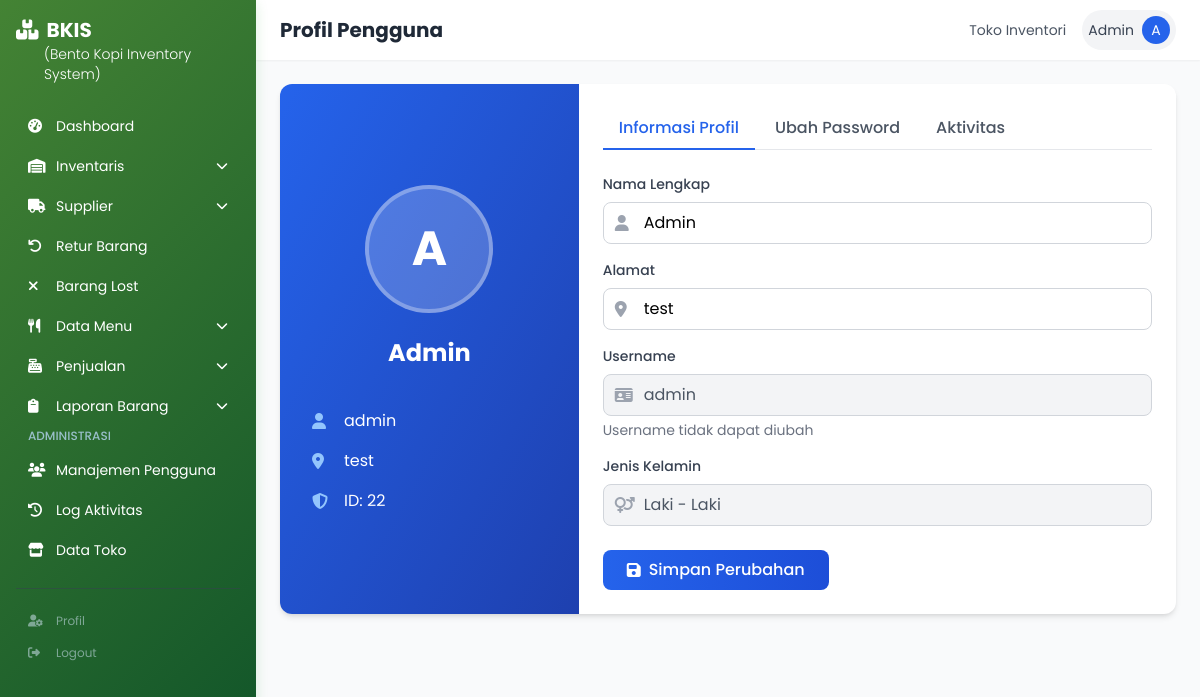
Page /profile.php (signed in) on the committed database.
### tables this page shows
CREATE TABLE `data_toko` (
  `id_toko` int(11) NOT NULL,
  `nama_toko` varchar(100) DEFAULT NULL,
  `alamat` text DEFAULT NULL,
  `kontak` varchar(50) DEFAULT NULL,
  `email` varchar(100) DEFAULT NULL,
  `website` varchar(100) DEFAULT NULL,
  `deskripsi` text DEFAULT NULL,
  `logo` varchar(255) DEFAULT NULL
);

CREATE TABLE `users` (
  `id_user` int(11) NOT NULL,
  `username` varchar(50) NOT NULL,
  `password` varchar(255) NOT NULL,
  `role_id` int(11) DEFAULT NULL,
  `nama_lengkap` varchar(100) NOT NULL,
  `jenis_kelamin` enum('Laki - Laki','Perempuan') DEFAULT NULL,
  `alamat_user` varchar(255) DEFAULT NULL,
  `no_tlp_user` int(15) DEFAULT NULL,
  `tanggal_daftar` datetime NOT NULL DEFAULT current_timestamp()
);

### profile.php (the view, shortened to what the rows shown need)
<?php
$pageTitle = "Profil Pengguna";
require_once 'includes/header.php';
$user_id = $_SESSION['user_id'];
$user = getUsers($user_id);
?>
<div class="bg-white rounded-xl shadow-md overflow-hidden mb-6">
    <div class="md:flex">
        <div class="md:w-1/3 bg-gradient-to-br from-blue-600 to-blue-800 p-8 text-white">
            <div class="flex flex-col items-center justify-center h-full">
                <div class="w-32 h-32 rounded-full bg-white/20 flex items-center justify-center border-4 border-white/30 mb-6">
                    <span class="text-5xl font-bold"><?= strtoupper(substr($user['nama_lengkap'], 0, 1)) ?></span>
                </div>
                <h2 class="text-2xl font-bold text-center mb-2"><?= $user['nama_lengkap'] ?></h2>
                <div class="w-full mt-8">
                    <div class="flex items-center mb-4">
                        <i class="fas fa-user w-6 text-blue-300"></i>
                        <span class="ml-2"><?= $user['username'] ?></span>
                    </div>
                    <?php if (isset($user['alamat_user']) && !empty($user['alamat_user'])): ?>
                    <div class="flex items-center mb-4">
                        <i class="fas fa-map-marker-alt w-6 text-blue-300"></i>
                        <span class="ml-2"><?= $user['alamat_user'] ?></span>
                    </div>
                    <?php endif; ?>
                    <div class="flex items-center">
                        <i class="fas fa-shield-alt w-6 text-blue-300"></i>
                        <span class="ml-2">ID: <?= $user['id_user'] ?></span>
                    </div>
                </div>
            </div>
        </div>
        <div class="md:w-2/3 p-6">
            <div class="tab-content mt-6">
                <div id="profile-tab" class="tab-pane active">
                    <form method="POST" action="" class="space-y-6">
                        <div class="space-y-4">
                            <div>
                                <div class="relative">
                                    <div class="absolute inset-y-0 left-0 pl-3 flex items-center pointer-events-none">
                                    </div>
                                    <input type="text" id="nama_pengguna" name="nama_pengguna"
                                        class="pl-10 pr-3 py-2 border border-gray-300 rounded-lg w-full focus:outline-none focus:ring-2 focus:ring-blue-500 focus:border-blue-500 transition-all"
                                        value="<?= $user['nama_lengkap'] ?>" required>
                                </div>
                            </div>
                            <div>
                                <div class="relative">
                                    <div class="absolute inset-y-0 left-0 pl-3 flex items-center pointer-events-none">
                                    </div>
                                    <input type="text" id="alamat_user" name="alamat_user"
                                        class="pl-10 pr-3 py-2 border border-gray-300 rounded-lg w-full focus:outline-none focus:ring-2 focus:ring-blue-500 focus:border-blue-500 transition-all"
                                        value="<?= $user['alamat_user'] ?>">
                                </div>
                            </div>
                            <div>
                                <div class="relative">
                                    <div class="absolute inset-y-0 left-0 pl-3 flex items-center pointer-events-none">
                                    </div>
                                    <input type="text" id="username"
                                        class="pl-10 pr-3 py-2 border border-gray-300 rounded-lg w-full bg-gray-100 text-gray-600 cursor-not-allowed"
                                        value="<?= $user['username'] ?>" disabled readonly>
                                </div>
                            </div>
                            <div>
                                <div class="relative">
                                    <div class="absolute inset-y-0 left-0 pl-3 flex items-center pointer-events-none">
                                    </div>
                                    <input type="text" id="jenis_kelamin"
                                        class="pl-10 pr-3 py-2 border border-gray-300 rounded-lg w-full bg-gray-100 text-gray-600 cursor-not-allowed"
                                        value="<?= $user['jenis_kelamin'] ?: 'Tidak diketahui' ?>" disabled readonly>
                                </div>
                            </div>
                        </div>
                    </form>
                </div>
            </div>
        </div>
    </div>
</div>
<?php require_once 'includes/footer.php'; ?>

### includes/header.php (shortened to what the rows shown need)
<?php
require_once 'config/database.php';
require_once 'config/functions.php';
$store_info = getStoreInfo();
?>
<!DOCTYPE html>
<html lang="id">
<head>
    <script src="https://cdn.tailwindcss.com"></script>
    <link rel="stylesheet" href="https://cdnjs.cloudflare.com/ajax/libs/font-awesome/6.4.0/css/all.min.css">
    <link rel="stylesheet" href="https://cdn.datatables.net/1.11.5/css/jquery.dataTables.min.css">
    <link href="https://cdn.jsdelivr.net/npm/select2@4.1.0-rc.0/dist/css/select2.min.css" rel="stylesheet" />
    <link rel="stylesheet" href="assets/css/style.css">
</head>
<body class="bg-gray-50">
    <?php if(isset($_SESSION['user_id'])): ?>
    <div class="flex">
        <div id="sidebar" class="sidebar text-white w-64 px-4 py-4 fixed h-full z-50">
        <div class="flex flex-col items-start justify-between mb-6">
    <h2 class="text-xl font-bold flex items-center">
        <i class="fas fa-boxes mr-2"></i> BKIS
    </h2>
    <p class="text-sm font-light ml-7">(Bento Kopi Inventory System)</p>
</div>
            <nav>
                <ul class="space-y-1">
                    <li class="sidebar-item">
                        <a href="index.php" class="flex items-center block py-2 px-3 rounded-lg transition duration-200 hover:bg-blue-600 <?= basename($_SERVER['PHP_SELF']) == 'index.php' ? 'bg-blue-700' : '' ?>">
                            <i class="fas fa-tachometer-alt w-5 text-sm"></i>
                            <span class="text-sm ml-2">Dashboard</span>
                        </a>
                    </li>
                    <?php
                    $user_role = $_SESSION['user_role'];
                    ?>
                    <li class="sidebar-item">
                        <a href="#" class="flex items-center block py-2 px-3 rounded-lg transition duration-200 hover:bg-blue-600"
                           onclick="toggleSubmenu('inventaris-submenu')"
                           aria-expanded="false"
                           aria-controls="inventaris-submenu">
                            <i class="fas fa-warehouse w-5 text-sm"></i>
                            <span class="text-sm ml-2">Inventaris</span>
                            <i class="fas fa-chevron-down ml-auto text-xs"></i>
                        </a>
                    </li>
                    <?php
                    $show_supplier = ($user_role == 'admin' || in_array($user_role, ['kasir', 'purchasing', 'crew']));
                    if ($show_supplier):
                    ?>
                    <li class="sidebar-item">
                        <a href="#" class="flex items-center block py-2 px-3 rounded-lg transition duration-200 hover:bg-blue-600"
                           onclick="toggleSubmenu('supplier-submenu')"
                           aria-expanded="false"
                           aria-controls="supplier-submenu">
                            <i class="fas fa-truck w-5 text-sm"></i>
                            <span class="text-sm ml-2">Supplier</span>
                            <i class="fas fa-chevron-down ml-auto text-xs"></i>
                        </a>
                    </li>
                    <?php endif; ?>
                    <?php if ($user_role == 'admin' || in_array($user_role, ['kasir', 'headproduksi', 'purchasing', 'crew'])): ?>
                    <li class="sidebar-item">
                        <a href="retur_barang.php" class="flex items-center block py-2 px-3 rounded-lg transition duration-200 hover:bg-blue-600 <?= basename($_SERVER['PHP_SELF']) == 'retur_barang.php' ? 'bg-blue-700' : '' ?>">
                            <i class="fas fa-undo w-5 text-sm"></i>
                            <span class="text-sm ml-2">Retur Barang</span>
                        </a>
                    </li>
                    <?php endif; ?>
                    <?php if ($user_role == 'admin' || in_array($user_role, ['headproduksi', 'purchasing', 'crew'])): ?>
                    <li class="sidebar-item">
                        <a href="barang_lost.php" class="flex items-center block py-2 px-3 rounded-lg transition duration-200 hover:bg-blue-600 <?= basename($_SERVER['PHP_SELF']) == 'barang_lost.php' ? 'bg-blue-700' : '' ?>">
                            <i class="fas fa-times w-5 text-sm"></i>
                            <span class="text-sm ml-2">Barang Lost</span>
                        </a>
                    </li>
                    <?php endif; ?>
                    <?php
                    $show_menu = ($user_role == 'admin' || in_array($user_role, ['kasir', 'crew']));
                    if ($show_menu):
                    ?>
                    <li class="sidebar-item">
                        <a href="#" class="flex items-center block py-2 px-3 rounded-lg transition duration-200 hover:bg-blue-600"
                           onclick="toggleSubmenu('menu-submenu')"
                           aria-expanded="false"
                           aria-controls="menu-submenu">
                            <i class="fas fa-utensils w-5 text-sm"></i>
                            <span class="text-sm ml-2">Data Menu</span>
                            <i class="fas fa-chevron-down ml-auto text-xs"></i>
                        </a>
                    </li>
                    <?php endif; ?>
                    <?php
                    $show_penjualan = ($user_role == 'admin' || in_array($user_role, ['kasir', 'crew']));
                    if ($show_penjualan):
                    ?>
                    <li class="sidebar-item">
                        <a href="#" class="flex items-center block py-2 px-3 rounded-lg transition duration-200 hover:bg-blue-600"
                           onclick="toggleSubmenu('penjualan-submenu')"
                           aria-expanded="false"
                           aria-controls="penjualan-submenu">
                            <i class="fas fa-cash-register w-5 text-sm"></i>
                            <span class="text-sm ml-2">Penjualan</span>
                            <i class="fas fa-chevron-down ml-auto text-xs"></i>
                        </a>
                    </li>
                    <?php endif; ?>
                    <?php
                    $show_laporan = ($user_role == 'admin' || in_array($user_role, ['kasir', 'purchasing', 'crew']));
                    if ($show_laporan):
                    ?>
                    <li class="sidebar-item">
                        <a href="#" class="flex items-center block py-2 px-3 rounded-lg transition duration-200 hover:bg-blue-600"
                           onclick="toggleSubmenu('laporan-submenu')"
                           aria-expanded="false"
                           aria-controls="laporan-submenu">
                            <i class="fas fa-clipboard w-5 text-sm"></i>
                            <span class="text-sm ml-2">Laporan Barang</span>
                            <i class="fas fa-chevron-down ml-auto text-xs"></i>
                        </a>
                    </li>
                    <?php endif; ?>
                    <?php if ($user_role == 'admin'): ?>
                    <li class="mt-3">
                        <div class="text-xs uppercase font-medium text-blue-200 opacity-75 pl-3 mb-2">Administrasi</div>
                    </li>
                    <li class="sidebar-item">
                        <a href="pengguna.php" class="flex items-center block py-2 px-3 rounded-lg transition duration-200 hover:bg-blue-600 <?= basename($_SERVER['PHP_SELF']) == 'pengguna.php' ? 'bg-blue-700' : '' ?>">
                            <i class="fas fa-users w-5 text-sm"></i>
                            <span class="text-sm ml-2">Manajemen Pengguna</span>
                        </a>
                    </li>
                    <li class="sidebar-item">
                        <a href="log_aktivitas.php" class="flex items-center block py-2 px-3 rounded-lg transition duration-200 hover:bg-blue-600 <?= basename($_SERVER['PHP_SELF']) == 'log_aktivitas.php' ? 'bg-blue-700' : '' ?>">
                            <i class="fas fa-history w-5 text-sm"></i>
                            <span class="text-sm ml-2">Log Aktivitas</span>
                        </a>
                    </li>
                    <li class="sidebar-item">
                        <a href="data_toko.php" class="flex items-center block py-2 px-3 rounded-lg transition duration-200 hover:bg-blue-600 <?= basename($_SERVER['PHP_SELF']) == 'data_toko.php' ? 'bg-blue-700' : '' ?>">
                            <i class="fas fa-store w-5 text-sm"></i>
                            <span class="text-sm ml-2">Data Toko</span>
                        </a>
                    </li>
                    <?php endif; ?>
                </ul>
            </nav>
            <div class="mt-auto pt-5">
                <div class="border-t border-gray-700 opacity-50 pt-4">
                    <a href="profile.php" class="flex items-center px-3 py-2 text-xs text-blue-100 hover:text-white rounded-lg hover:bg-blue-600 transition duration-200">
                        <i class="fas fa-user-cog w-5"></i>
                        <span class="ml-2">Profil</span>
                    </a>
                    <a href="logout.php" class="flex items-center px-3 py-2 text-xs text-blue-100 hover:text-white rounded-lg hover:bg-blue-600 transition duration-200">
                        <i class="fas fa-sign-out-alt w-5"></i>
                        <span class="ml-2">Logout</span>
                    </a>
                </div>
            </div>
        </div>
        <div id="content" class="flex-1 pl-64 transition-all duration-300">
            <div class="sticky top-0 z-40 bg-white shadow-sm">
                <div class="flex justify-between items-center px-6 py-2.5">
                    <h1 class="text-xl font-bold text-gray-800"><?= isset($pageTitle) ? $pageTitle : 'Dashboard' ?></h1>
                    <div class="flex items-center space-x-4">
                        <span class="hidden md:inline-block text-sm text-gray-600">
                            <?= $store_info['nama_toko'] ?? 'Sistem Inventori' ?>
                        </span>
                        <div class="relative">
                            <button class="flex items-center space-x-2 focus:outline-none rounded-full bg-gray-100 p-1.5 hover:bg-gray-200 transition" id="user-menu-button">
                                <span class="hidden md:inline-block text-sm text-gray-700"><?= $_SESSION['user_name'] ?? 'User' ?></span>
                                <span class="w-7 h-7 rounded-full bg-blue-600 text-white flex items-center justify-center text-sm">
                                    <?= strtoupper(substr($_SESSION['user_name'] ?? 'U', 0, 1)) ?>
                                </span>
                            </button>
                        </div>
                    </div>
                </div>
            </div>
            <div class="p-6">
    <?php endif; ?>
</body>
</html>

### rows in the picture
data_toko: nama_toko "Toko Inventori"
users: nama_lengkap "A", nama_lengkap "Admin", username "admin", alamat_user "test", id_user "22", nama_pengguna "Admin", jenis_kelamin "Laki - Laki"

### other values in the picture
$pageTitle "Profil Pengguna"
$_SESSION['user_name'] "Admin"
substr($_SESSION['user_name'] ?? 'U', 0, 1) "A"
